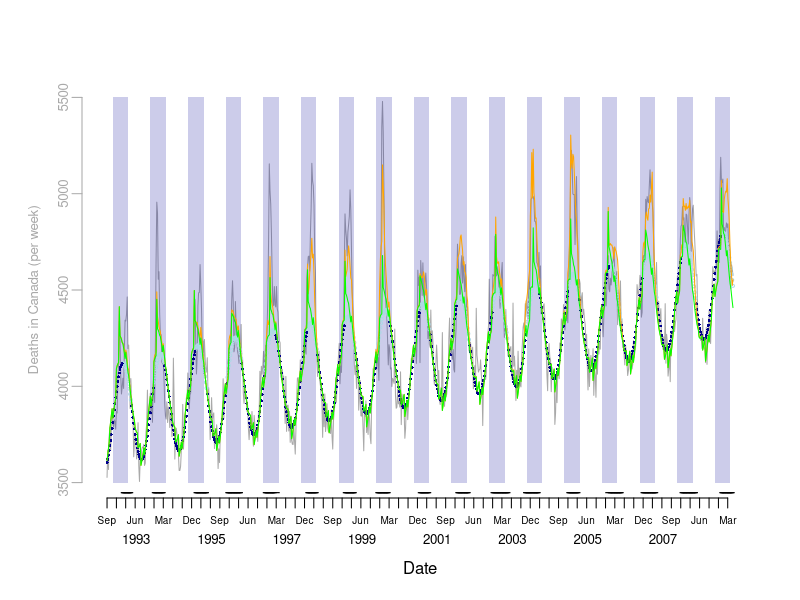
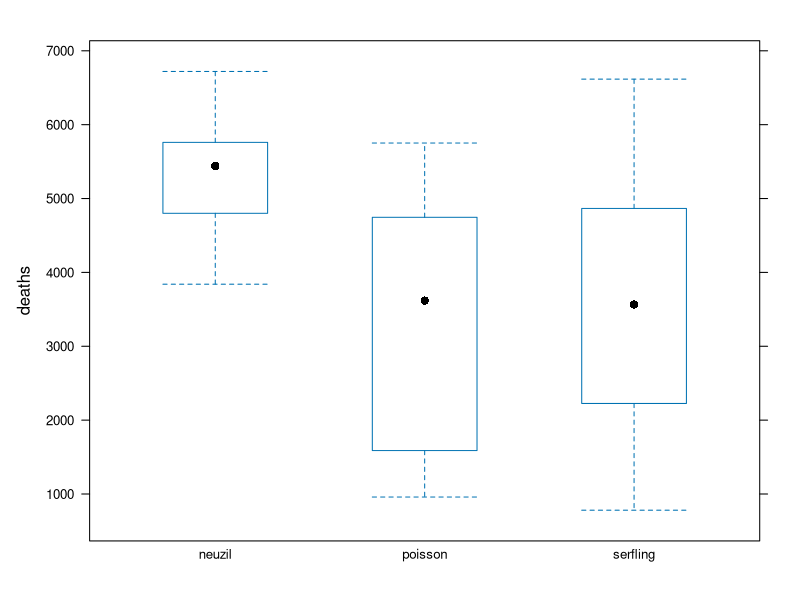

The R script that drew these images, in order:
## ------------- Module 1 Example Code -------------

## ------------- Load Data -------------

# Read data files as downloaded after minor cleaning
setwd("/Users/david/GitHub/pphs616")
death = read.csv("data/Table_S1_clean.csv")

# Cast columns to correct data types
death$DEATHDT = as.Date(death$DEATHDT)
death$MONTH = as.factor(death$MONTH)


## ------------- Plot Deaths and Seasons -------------
# Create date sequences for labelling plots
months = seq(from=head(death$DEATHDT,1), to=tail(death$DEATHDT,1), by="months")
quarters = seq(from=head(death$DEATHDT,1), to=tail(death$DEATHDT,1), by="quarters")
years = seq(from=as.Date("1993-06-15"), to=as.Date("2008-06-15"), by="years")
seasons = seq(1993,2009)

# Plot observed counts
## draw a plot with two Date axes, one with quarters, and one with years
plot(death$DEATHDT, death$COUNT, type='n', bty='n', xaxt='n', yaxt='n', 
     xlab = "Date", ylab='', ylim=c(3500,5500), xlim=c(head(death$DEATHDT,1), tail(death$DEATHDT,1)))
axis.Date(1, at=quarters, format="%b", cex.axis=0.6, mgp=c(3,0.5,0))
axis.Date(1, at=years, format="%Y", tick=FALSE, cex.axis=0.8, mgp=c(5,1.5,0))

# Create axis and add data for all-cause mortality
death.col = "dark gray"
axis(2, at = seq(3500,5500,500), col=death.col, col.axis=death.col, mgp=c(2,0.5,0), cex.axis=0.8)
mtext("Deaths in Canada (per week)", side=2, line=2, at=4500, col=death.col, cex=0.8)
lines(death$DEATHDT, death$COUNT, type='l', col=death.col)

# Add periseason boundaries (Nov to Apr) to plot
nov = seq(from=as.Date("1992-11-01"), to=as.Date("2008-11-01"), by="years")
apr = seq(from=as.Date("1993-04-01"), to=as.Date("2009-04-01"), by="years")
y.pts = rep(c(3500,5500,5500,3500), length(nov))
x.pts = NULL
for (month in 1:length(nov)){
	x.pts = c(x.pts, c(nov[month], nov[month], apr[month], apr[month]))
} # for
polygon(x.pts, y.pts, density=NULL, col="#00009933", border=NA)

# Identify influenza A season boundaries using calendar and WHO reporting data
#  according to a simplified verion of the method described by Neuzil
season.n = NULL
for (season in seasons) {
	n.tests = sum(death$FLUA[death$YRSEAS==season])
	season.n = c(season.n, death$FLUA[death$YRSEAS==season] > n.tests*0.01)
} # for

# Plot seasons
periseason = c("Nov","Dec","Jan","Feb","Mar","Apr")
death$peri = is.element(format(death$DEATHDT, format="%b"), periseason)
death$neuzil = season.n
# Modify outlier that is not connected to season
death$neuzil[death$WEEK==206] = FALSE

# Add seasonal boundaries at base of plot
points(death$DEATHDT, (death$neuzil*3500-50), pch="-", cex=1)


## ------------- Periseason -------------
# Calculate excess mortality using periseason approaches
weeks.p = sum(death$peri==TRUE & death$neuzil==FALSE)
count.p = sum(death$COUNT[(death$peri==TRUE & death$neuzil==FALSE)])

weeks.n = sum(death$peri==TRUE & death$neuzil==TRUE)
count.n = sum(death$COUNT[(death$peri==TRUE & death$neuzil==TRUE)])


# Rate difference (deaths / week)
rd.n = (count.n / weeks.n) - (count.p / weeks.p)

excess = data.frame(season=seasons, n.total=rep(NA,length(seasons)), n.weeks=rep(NA,length(seasons)))
for (season in seasons) {
	excess$n.weeks[excess$season==season] = nrow(death[death$peri==TRUE & death$neuzil==TRUE & death$YRSEAS==season,])
	excess$n.total[excess$season==season] = sum(rd.n * excess$n.weeks[excess$season==season])
} # for - seasons


## ------------- Serfling -------------
# Define variables
t = seq(1,nrow(death))
t2 = t^2
t3 = t^3
c = cos(2*pi*t/52)
s = sin(2*pi*t/52)

# Censor data during circulating influenza periods for fitting model
y.fit = rep(NA, length(death$COUNT))
y.fit[death$neuzil==FALSE | death$peri==FALSE] = death$COUNT[death$neuzil==FALSE | death$peri==FALSE]
fit.data = data.frame(y=y.fit, t=t, t2=t2, t3=t3, c=c, s=s)

# Create data frame without outcome for prediction of censored weeks
predict.data = data.frame(t=t, t2=t2, t3=t3, c=c, s=s)

# Fit the model
serfling = glm(y ~ c + s + t + t2 + t3, data=fit.data)

# Predict deaths for censored days (and obtain model fit for other days)
serfling.predict = predict(serfling, predict.data)

# Plot fit and predicted values
points(death$DEATHDT[death$neuzil==TRUE & death$peri==TRUE], serfling.predict[death$neuzil==TRUE & death$peri==TRUE], pch=1, cex=0.4, col="light blue")
points(death$DEATHDT[(death$neuzil==FALSE | death$peri==FALSE)], serfling.predict[(death$neuzil==FALSE | death$peri==FALSE)], pch=16, cex=0.4, col="dark blue")

# Determine excess deaths per season using Serfling model. Consider excess over all days in the season and only days the observed count is above the predicted.
for (season in seasons) {
	excess.deaths.s.pos = death$COUNT[(death$COUNT > serfling.predict & death$YRSEAS==season & death$peri==TRUE)] - 
						serfling.predict[(death$COUNT > serfling.predict & death$YRSEAS==season & death$peri==TRUE)]
	
	excess.deaths.s.all = death$COUNT[death$YRSEAS==season & death$peri==TRUE] - serfling.predict[death$YRSEAS==season & death$peri==TRUE]
	
	excess$s.pos.total[excess$season==season] = sum(excess.deaths.s.pos, na.rm=TRUE)
	excess$s.pos.weeks[excess$season==season] = length(excess.deaths.s.pos)
	
	excess$s.all.total[excess$season==season] = sum(excess.deaths.s.all, na.rm=TRUE)
	excess$s.all.weeks[excess$season==season] = length(excess.deaths.s.all)
} # for


## ------------- Poisson -------------
# Define data structures
fit.data.p = data.frame(y=death$COUNT, c=c, s=s, month=death$MONTH, jan=death$JAN1, flua=death$FLUA, flub=death$FLUB, rsv=death$RSVPOS, week=death$WEEK)
predict.data.p = data.frame(c=c, s=s, month=death$MONTH, jan=death$JAN1, flua=death$FLUA, flub=death$FLUB, rsv=death$RSVPOS, week=death$WEEK)
predict.data.p.noflua = data.frame(c=c, s=s, month=death$MONTH, jan=death$JAN1, flua=rep(0,nrow(death)), flub=death$FLUB, rsv=death$RSVPOS, week=death$WEEK)

# Fit the model
poisson = glm(y ~ c + s + month + jan + flua + rsv + week, data=fit.data.p, family=poisson(link="log"))

# Predict deaths for all days with and without influenza A circulating
poisson.predict = predict(poisson, predict.data.p, type="response")
poisson.predict.noflua = predict(poisson, predict.data.p.noflua, type="response")
lines(death$DEATHDT, poisson.predict, col="orange", lty=1)
lines(death$DEATHDT, poisson.predict.noflua, col="green", lty=1)

# Determine excess deaths per season using Poisson model. 
for (season in seasons) {
	excess.deaths.p.pos = death$COUNT[(death$COUNT > poisson.predict.noflua & death$YRSEAS==season & death$peri==TRUE)] - 
						poisson.predict.noflua[(death$COUNT > poisson.predict.noflua & death$YRSEAS==season & death$peri==TRUE)]
	
	excess.deaths.p.all = death$COUNT[death$YRSEAS==season & death$peri==TRUE] - poisson.predict.noflua[death$YRSEAS==season & death$peri==TRUE]
		
	excess$p.pos.total[excess$season==season] = sum(excess.deaths.p.pos, na.rm=TRUE)
	excess$p.pos.weeks[excess$season==season] = length(excess.deaths.p.pos)
	
	excess$p.all.total[excess$season==season] = sum(excess.deaths.p.all, na.rm=TRUE)
	excess$p.all.weeks[excess$season==season] = length(excess.deaths.p.all)

} # for


## ------------- Plot Excess Deaths by Method -------------
# Create boxplot of excess deaths by method, with seasons as observations
# Load a graphics library
require(lattice)

# Prepare the data structure
excess.total = excess[,c("season","n.total","s.pos.total","p.pos.total")]
methods=c("neuzil","serfling","poisson")
methods.vector = c(rep(methods[1],length(seasons)), rep(methods[2],length(seasons)), rep(methods[3],length(seasons)))
excess.long = data.frame(season=rep(seasons,3), method=methods.vector, deaths=rep(NA,length(seasons)*3))
for (season in seasons) {
	for (method in methods) {
		excess.long$deaths[excess.long$season==season & excess.long$method==method] = excess.total[excess.total==season, (which(methods==method)+1)]
	} # for - methods
} # for - seasons

# Draw the plot
bwplot(deaths ~ method, data=excess.long, horizontal=FALSE)
